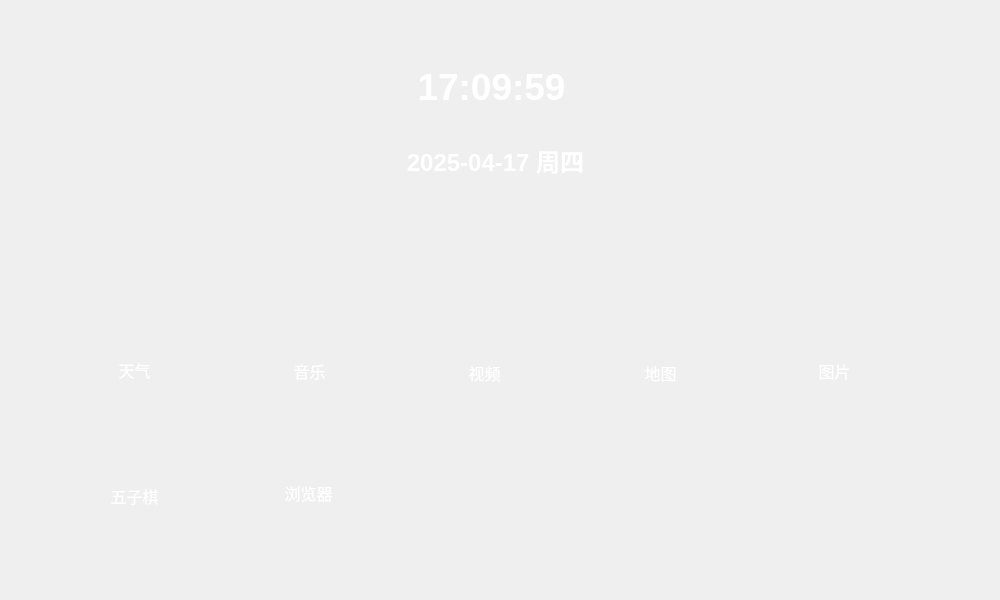
<?xml version="1.0" encoding="UTF-8"?>
<ui version="4.0">
 <class>MainWindow</class>
 <widget class="QMainWindow" name="MainWindow">
  <property name="geometry">
   <rect>
    <x>0</x>
    <y>0</y>
    <width>1000</width>
    <height>600</height>
   </rect>
  </property>
  <property name="sizePolicy">
   <sizepolicy hsizetype="Fixed" vsizetype="Fixed">
    <horstretch>0</horstretch>
    <verstretch>0</verstretch>
   </sizepolicy>
  </property>
  <property name="minimumSize">
   <size>
    <width>0</width>
    <height>0</height>
   </size>
  </property>
  <property name="maximumSize">
   <size>
    <width>1000</width>
    <height>600</height>
   </size>
  </property>
  <property name="cursor">
   <cursorShape>ArrowCursor</cursorShape>
  </property>
  <property name="windowTitle">
   <string>车载多媒体-主界面</string>
  </property>
  <property name="windowIcon">
   <iconset resource="resourse.qrc">
    <normaloff>:/images/winIcon.jpg</normaloff>:/images/winIcon.jpg</iconset>
  </property>
  <property name="styleSheet">
   <string notr="true"/>
  </property>
  <widget class="QWidget" name="centralwidget">
   <property name="sizePolicy">
    <sizepolicy hsizetype="Fixed" vsizetype="Fixed">
     <horstretch>0</horstretch>
     <verstretch>0</verstretch>
    </sizepolicy>
   </property>
   <property name="minimumSize">
    <size>
     <width>800</width>
     <height>500</height>
    </size>
   </property>
   <property name="maximumSize">
    <size>
     <width>1000</width>
     <height>600</height>
    </size>
   </property>
   <property name="styleSheet">
    <string notr="true">#centralwidget{
	border-image: url(:/images/background.png);
}
QLabel{
	font-family:宋体;
	font-size:12pt;
}
#label_time{
   color:white;
   font-size:28pt;
   font-family:微软雅黑;
   font-weight:bold;
}

#label_date{
   color:white;
   font-size:18pt;
   font-family:微软雅黑;
   font-weight:bold;
}
#label_weather{
	border-image: url(:/images/weather.png);
}
#label_music{
	border-image: url(:/images/music.png);
}
#label_video{
	border-image: url(:/images/video.png);
}
#label_map{
	border-image: url(:/images/map.png);
}
#label_photo{
	border-image: url(:/images/photo.png);
}
#label_browser{
	border-image: url(:/images/browser.png);
}
#label_gobang{
	border-image: url(:/images/gobang.png);
}
#label_text1,#label_text2,#label_text3,#label_text4,#label_text5,#label_text6,#label_text7{
	color:white;
}</string>
   </property>
   <widget class="QLabel" name="label_time">
    <property name="geometry">
     <rect>
      <x>381</x>
      <y>61</y>
      <width>221</width>
      <height>51</height>
     </rect>
    </property>
    <property name="text">
     <string>17:09:59</string>
    </property>
    <property name="scaledContents">
     <bool>false</bool>
    </property>
    <property name="alignment">
     <set>Qt::AlignmentFlag::AlignCenter</set>
    </property>
    <property name="wordWrap">
     <bool>false</bool>
    </property>
   </widget>
   <widget class="QLabel" name="label_music">
    <property name="geometry">
     <rect>
      <x>270</x>
      <y>280</y>
      <width>80</width>
      <height>80</height>
     </rect>
    </property>
    <property name="sizePolicy">
     <sizepolicy hsizetype="Minimum" vsizetype="Preferred">
      <horstretch>0</horstretch>
      <verstretch>0</verstretch>
     </sizepolicy>
    </property>
    <property name="text">
     <string/>
    </property>
   </widget>
   <widget class="QLabel" name="label_video">
    <property name="enabled">
     <bool>true</bool>
    </property>
    <property name="geometry">
     <rect>
      <x>450</x>
      <y>280</y>
      <width>70</width>
      <height>70</height>
     </rect>
    </property>
    <property name="sizePolicy">
     <sizepolicy hsizetype="Ignored" vsizetype="Ignored">
      <horstretch>0</horstretch>
      <verstretch>0</verstretch>
     </sizepolicy>
    </property>
    <property name="text">
     <string/>
    </property>
   </widget>
   <widget class="QLabel" name="label_map">
    <property name="geometry">
     <rect>
      <x>620</x>
      <y>288</y>
      <width>80</width>
      <height>70</height>
     </rect>
    </property>
    <property name="text">
     <string/>
    </property>
   </widget>
   <widget class="QLabel" name="label_photo">
    <property name="geometry">
     <rect>
      <x>794</x>
      <y>283</y>
      <width>81</width>
      <height>81</height>
     </rect>
    </property>
    <property name="text">
     <string/>
    </property>
   </widget>
   <widget class="QLabel" name="label_browser">
    <property name="geometry">
     <rect>
      <x>268</x>
      <y>404</y>
      <width>81</width>
      <height>81</height>
     </rect>
    </property>
    <property name="text">
     <string/>
    </property>
   </widget>
   <widget class="QLabel" name="label_text1">
    <property name="geometry">
     <rect>
      <x>100</x>
      <y>360</y>
      <width>69</width>
      <height>19</height>
     </rect>
    </property>
    <property name="text">
     <string>天气</string>
    </property>
    <property name="alignment">
     <set>Qt::AlignmentFlag::AlignCenter</set>
    </property>
   </widget>
   <widget class="QLabel" name="label_text2">
    <property name="geometry">
     <rect>
      <x>275</x>
      <y>361</y>
      <width>69</width>
      <height>19</height>
     </rect>
    </property>
    <property name="text">
     <string>音乐</string>
    </property>
    <property name="alignment">
     <set>Qt::AlignmentFlag::AlignCenter</set>
    </property>
   </widget>
   <widget class="QLabel" name="label_text3">
    <property name="geometry">
     <rect>
      <x>450</x>
      <y>363</y>
      <width>69</width>
      <height>19</height>
     </rect>
    </property>
    <property name="text">
     <string>视频</string>
    </property>
    <property name="alignment">
     <set>Qt::AlignmentFlag::AlignCenter</set>
    </property>
   </widget>
   <widget class="QLabel" name="label_text4">
    <property name="geometry">
     <rect>
      <x>626</x>
      <y>363</y>
      <width>69</width>
      <height>19</height>
     </rect>
    </property>
    <property name="text">
     <string>地图</string>
    </property>
    <property name="alignment">
     <set>Qt::AlignmentFlag::AlignCenter</set>
    </property>
   </widget>
   <widget class="QLabel" name="label_text5">
    <property name="geometry">
     <rect>
      <x>800</x>
      <y>361</y>
      <width>69</width>
      <height>19</height>
     </rect>
    </property>
    <property name="text">
     <string>图片</string>
    </property>
    <property name="alignment">
     <set>Qt::AlignmentFlag::AlignCenter</set>
    </property>
   </widget>
   <widget class="QLabel" name="label_text7">
    <property name="geometry">
     <rect>
      <x>274</x>
      <y>483</y>
      <width>69</width>
      <height>19</height>
     </rect>
    </property>
    <property name="text">
     <string>浏览器</string>
    </property>
    <property name="alignment">
     <set>Qt::AlignmentFlag::AlignCenter</set>
    </property>
   </widget>
   <widget class="QLabel" name="label_date">
    <property name="geometry">
     <rect>
      <x>370</x>
      <y>140</y>
      <width>251</width>
      <height>41</height>
     </rect>
    </property>
    <property name="text">
     <string>2025-04-17 周四</string>
    </property>
    <property name="alignment">
     <set>Qt::AlignmentFlag::AlignCenter</set>
    </property>
   </widget>
   <widget class="QLabel" name="label_weather">
    <property name="geometry">
     <rect>
      <x>100</x>
      <y>280</y>
      <width>70</width>
      <height>70</height>
     </rect>
    </property>
    <property name="sizePolicy">
     <sizepolicy hsizetype="Ignored" vsizetype="Ignored">
      <horstretch>0</horstretch>
      <verstretch>0</verstretch>
     </sizepolicy>
    </property>
    <property name="styleSheet">
     <string notr="true">border-image: url(:/images/weather.png);</string>
    </property>
    <property name="text">
     <string/>
    </property>
   </widget>
   <widget class="QLabel" name="label_gobang">
    <property name="geometry">
     <rect>
      <x>101</x>
      <y>416</y>
      <width>71</width>
      <height>61</height>
     </rect>
    </property>
    <property name="text">
     <string/>
    </property>
   </widget>
   <widget class="QLabel" name="label_text6">
    <property name="geometry">
     <rect>
      <x>100</x>
      <y>486</y>
      <width>69</width>
      <height>19</height>
     </rect>
    </property>
    <property name="text">
     <string>五子棋</string>
    </property>
    <property name="alignment">
     <set>Qt::AlignmentFlag::AlignCenter</set>
    </property>
   </widget>
  </widget>
 </widget>
 <resources>
  <include location="resourse.qrc"/>
 </resources>
 <connections/>
</ui>
